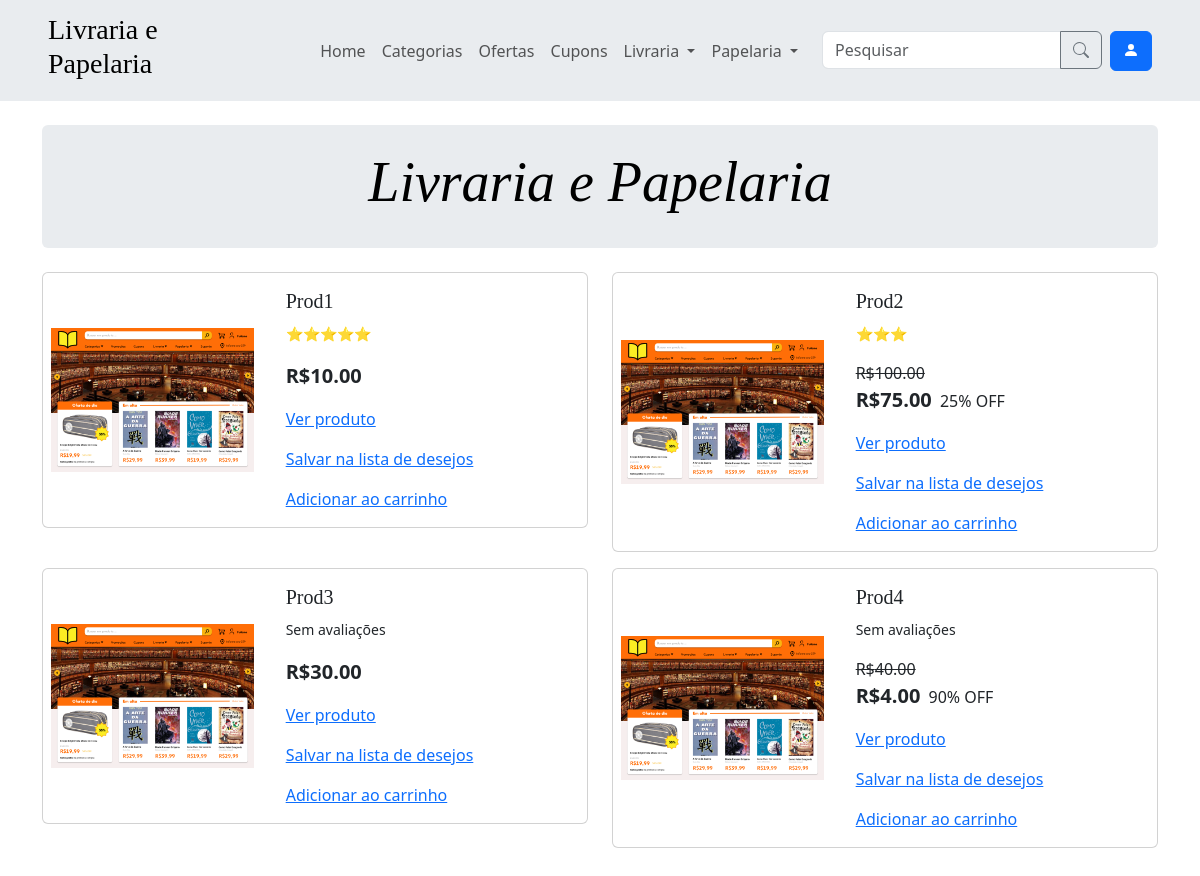
The page / on the database its author committed.
### app/models.py (models this page shows, shortened)
class Produto(models.Model):
    nome = models.CharField(max_length=50)
    preco = models.DecimalField(max_digits=10, decimal_places=2)
    descricao = models.TextField(null=True, blank=True)
    is_ativo = models.BooleanField(default=True)
    class Meta:
        verbose_name = verbose_name_plural = 'Produto'

### app/views.py (the view)
# urls.py: path('', views.home, name='home'),
@user_passes_test(usuario_comum)
def home(request):
    return render(request, 'home.html')

### app/context_processors.py (called while the page is built)
def categorias_processor(request):
    categorias = Categoria.objects.all()
    categorias_livraria = categorias.filter(tipo='LIVRARIA')[:10]
    categorias_papelaria = categorias.filter(tipo='PAPELARIA')[:10]
    categorias = categorias[:10]
    return {
        'categorias': categorias,
        'categorias_livraria': categorias_livraria,
        'categorias_papelaria': categorias_papelaria
    }

### app/views.py (called while the page is built)
def usuario_comum(user):
    return not user.is_staff

### app/templates/home.html (shortened to what this page needs)
{% extends 'components/base.html' %}
{% block content %}
<div class="py-4 mb-4 rounded text-body-emphasis bg-body-secondary">
  <h1 class="display-4 fst-italic text-center">Livraria e Papelaria</h1>
</div>
<div class="row row-cols-1 row-cols-lg-2">
    {% for produto in produtos %}
        <div class="col">
            <div class="card mb-3 w-100 text-decoration-none">
                <div class="row g-0 align-items-center">
                    <div class="col-md-5 p-3 ps-md-2">
                    {% load static %}
                        <img src="{% static 'img/teste.png' %}" class="img-fluid" alt="...">
                    </div>
                    <div class="col-md-7">
                        <div class="card-body">
                            <h5 class="card-title mb-2">{{ produto.nome }}</h5>
                            <p class="card-text"><small>{{ produto.nota }}</small></p>
                            {% if produto.tem_promocao %}
                                <p class="card-text mt-3 mb-0 text-decoration-line-through">R${{ produto.preco_sem_desconto|floatformat:2 }}</p>
                                <p class="card-text">
                                    <span class="fw-bold lead me-1">R${{ produto.preco|floatformat:2 }}</span>
                                    {{ produto.desconto|floatformat:0 }}% OFF
                                </p>
                            {% else %}
                                <p class="card-text">
                                    <span class="fw-bold lead me-1">R${{ produto.preco|floatformat:2 }}</span>
                                </p>
                            {% endif %}
                            <div class="d-flex gap-3 flex-wrap mt-3">
                                <a href="{% url 'produto' id_produto=produto.id %}">Ver produto</a>
                                <a href="{% url 'lista_de_desejos_adicionar' id_produto=produto.id %}">Salvar na lista de desejos</a>
                                <a href="#">Adicionar ao carrinho</a>
                            </div>
                        </div>
                    </div>
                </div>
            </div>
        </div>
    {% endfor %}
</div>
{% endblock %}

### app/templates/components/base.html (style rules this page uses)
h1, h2, h3, h4, h5, h6 { font-family: "Playfair Display", Georgia, "Times New Roman", serif; }

### rows shown on the page
Produto: nome "Prod1", nota "⭐⭐⭐⭐⭐", preco "10.00"
Produto: nome "Prod2", nota "⭐⭐⭐", preco_sem_desconto "100.00", preco "75.00", desconto "25"
Produto: nome "Prod3", nota "Sem avaliações", preco "30.00"
Produto: nome "Prod4", nota "Sem avaliações", preco_sem_desconto "40.00", preco "4.00", desconto "90"
